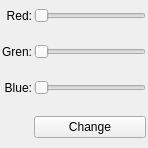
<ui version="4.0" >
 <class>colorPicker</class>
 <widget class="QWidget" name="colorPicker" >
  <property name="geometry" >
   <rect>
    <x>0</x>
    <y>0</y>
    <width>148</width>
    <height>148</height>
   </rect>
  </property>
  <property name="minimumSize" >
   <size>
    <width>120</width>
    <height>140</height>
   </size>
  </property>
  <property name="maximumSize" >
   <size>
    <width>16777215</width>
    <height>200</height>
   </size>
  </property>
  <property name="windowTitle" >
   <string>color picker</string>
  </property>
  <layout class="QGridLayout" >
   <property name="leftMargin" >
    <number>2</number>
   </property>
   <property name="topMargin" >
    <number>2</number>
   </property>
   <property name="rightMargin" >
    <number>2</number>
   </property>
   <property name="bottomMargin" >
    <number>2</number>
   </property>
   <property name="horizontalSpacing" >
    <number>2</number>
   </property>
   <property name="verticalSpacing" >
    <number>2</number>
   </property>
   <item row="0" column="0" >
    <widget class="QLabel" name="label" >
     <property name="text" >
      <string>Red:</string>
     </property>
     <property name="alignment" >
      <set>Qt::AlignRight|Qt::AlignTrailing|Qt::AlignVCenter</set>
     </property>
    </widget>
   </item>
   <item row="0" column="1" >
    <widget class="QSlider" name="red" >
     <property name="maximum" >
      <number>255</number>
     </property>
     <property name="orientation" >
      <enum>Qt::Horizontal</enum>
     </property>
    </widget>
   </item>
   <item row="1" column="1" >
    <widget class="QWidget" native="1" name="bRed" >
     <property name="minimumSize" >
      <size>
       <width>0</width>
       <height>5</height>
      </size>
     </property>
     <property name="maximumSize" >
      <size>
       <width>16777215</width>
       <height>5</height>
      </size>
     </property>
     <property name="autoFillBackground" >
      <bool>true</bool>
     </property>
    </widget>
   </item>
   <item row="2" column="0" >
    <widget class="QLabel" name="label_2" >
     <property name="text" >
      <string>Gren:</string>
     </property>
     <property name="alignment" >
      <set>Qt::AlignRight|Qt::AlignTrailing|Qt::AlignVCenter</set>
     </property>
    </widget>
   </item>
   <item row="2" column="1" >
    <widget class="QSlider" name="green" >
     <property name="maximum" >
      <number>255</number>
     </property>
     <property name="orientation" >
      <enum>Qt::Horizontal</enum>
     </property>
    </widget>
   </item>
   <item row="3" column="1" >
    <widget class="QWidget" native="1" name="bGreen" >
     <property name="minimumSize" >
      <size>
       <width>0</width>
       <height>5</height>
      </size>
     </property>
     <property name="maximumSize" >
      <size>
       <width>16777215</width>
       <height>5</height>
      </size>
     </property>
     <property name="autoFillBackground" >
      <bool>true</bool>
     </property>
    </widget>
   </item>
   <item row="4" column="0" >
    <widget class="QLabel" name="label_3" >
     <property name="text" >
      <string>Blue:</string>
     </property>
     <property name="alignment" >
      <set>Qt::AlignRight|Qt::AlignTrailing|Qt::AlignVCenter</set>
     </property>
    </widget>
   </item>
   <item row="4" column="1" >
    <widget class="QSlider" name="blue" >
     <property name="maximum" >
      <number>255</number>
     </property>
     <property name="orientation" >
      <enum>Qt::Horizontal</enum>
     </property>
    </widget>
   </item>
   <item row="5" column="1" >
    <widget class="QWidget" native="1" name="bBlue" >
     <property name="minimumSize" >
      <size>
       <width>0</width>
       <height>5</height>
      </size>
     </property>
     <property name="maximumSize" >
      <size>
       <width>16777215</width>
       <height>5</height>
      </size>
     </property>
     <property name="autoFillBackground" >
      <bool>true</bool>
     </property>
    </widget>
   </item>
   <item row="6" column="1" >
    <widget class="QPushButton" name="editBtn" >
     <property name="text" >
      <string>Change</string>
     </property>
    </widget>
   </item>
  </layout>
 </widget>
 <tabstops>
  <tabstop>red</tabstop>
  <tabstop>green</tabstop>
  <tabstop>blue</tabstop>
 </tabstops>
 <resources/>
 <connections/>
</ui>
